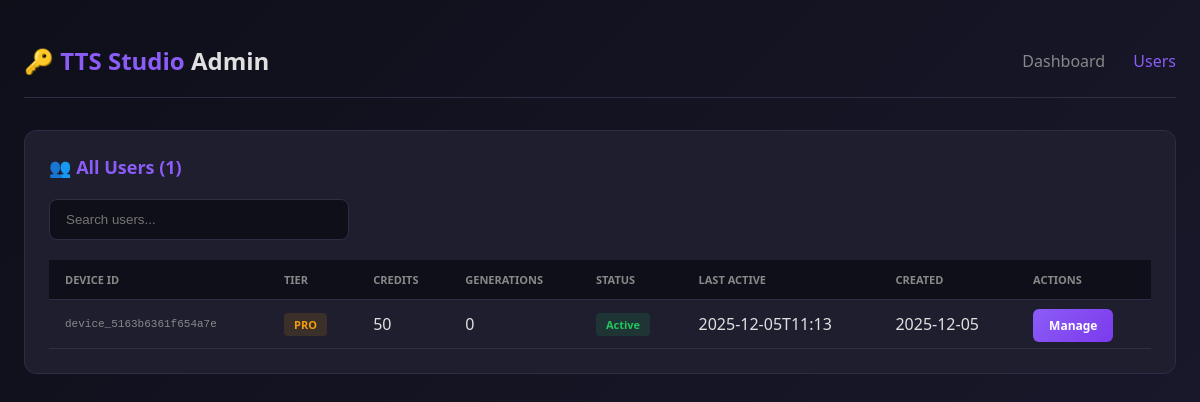
Screenshot of /admin/users with the database file from the repository.
### tables this page shows
CREATE TABLE licenses (
            device_id TEXT PRIMARY KEY,
            tier TEXT DEFAULT 'free',
            credits INTEGER DEFAULT 0,
            unlimited INTEGER DEFAULT 0,
            expires TEXT,
            daily_used INTEGER DEFAULT 0,
            daily_reset TEXT,
            coupon_used TEXT,
            suspended INTEGER DEFAULT 0,
            suspend_reason TEXT,
            total_generations INTEGER DEFAULT 0,
            last_active TEXT,
            created_at TEXT DEFAULT CURRENT_TIMESTAMP,
            updated_at TEXT DEFAULT CURRENT_TIMESTAMP
        );

### app.py (the view)
@app.route('/admin/users')
def admin_users():
    conn = get_db()
    cursor = conn.cursor()
    cursor.execute("SELECT * FROM licenses ORDER BY last_active DESC")
    users = cursor.fetchall()
    conn.close()
    return render_template('users.html', users=users)

### app.py (called while the page is built)
def get_db():
    conn = sqlite3.connect(DATABASE)
    conn.row_factory = sqlite3.Row
    return conn

### templates/users.html (shortened to what this page needs)
<!DOCTYPE html>
<html lang="en">
<head>
</head>
<body>
    <div class="container">
        <header>
            <div class="logo">🔑 TTS Studio <span>Admin</span></div>
            <nav>
                <a href="/">Dashboard</a>
                <a href="/admin/users" class="active">Users</a>
            </nav>
        </header>
        <div class="card">
            <h2>👥 All Users ({{ users|length }})</h2>
            <input type="text" class="search-box" placeholder="Search users..." id="search" onkeyup="filterTable()">
            <table id="users-table">
                <thead>
                    <tr>
                        <th>Device ID</th>
                        <th>Tier</th>
                        <th>Credits</th>
                        <th>Generations</th>
                        <th>Status</th>
                        <th>Last Active</th>
                        <th>Created</th>
                        <th>Actions</th>
                    </tr>
                </thead>
                <tbody>
                    {% for u in users %}
                    <tr>
                        <td class="device-id">{{ u.device_id }}</td>
                        <td>
                            {% if u.tier == 'pro' %}
                            <span class="badge badge-pro">{{ 'UNLIMITED' if u.unlimited else 'PRO' }}</span>
                            {% else %}
                            <span class="badge badge-free">Free</span>
                            {% endif %}
                        </td>
                        <td>{{ '∞' if u.unlimited else u.credits }}</td>
                        <td>{{ u.total_generations }}</td>
                        <td>
                            {% if u.suspended %}
                            <span class="badge badge-suspended">Suspended</span>
                            {% else %}
                            <span class="badge badge-active">Active</span>
                            {% endif %}
                        </td>
                        <td>{{ u.last_active[:16] if u.last_active else 'Never' }}</td>
                        <td>{{ u.created_at[:10] if u.created_at else 'N/A' }}</td>
                        <td><a href="/admin/user/{{ u.device_id }}" class="btn">Manage</a></td>
                    </tr>
                    {% endfor %}
                </tbody>
            </table>
        </div>
    </div>
</body>
</html>

### templates/users.html (style rules this page uses)
* { margin: 0; padding: 0; box-sizing: border-box; }
body { font-family: 'Segoe UI', system-ui, sans-serif; background: linear-gradient(135deg, #0f0f1a 0%, #1a1a2e 100%); color: #e0e0e0; min-height: 100vh; }
.container { max-width: 1400px; margin: 0 auto; padding: 24px; }
header { display: flex; justify-content: space-between; align-items: center; padding: 20px 0; border-bottom: 1px solid #2d2d44; margin-bottom: 32px; }
.logo { font-size: 24px; font-weight: 700; color: #8b5cf6; }
.logo span { color: #e0e0e0; }
nav a { color: #888; text-decoration: none; margin-left: 24px; font-weight: 500; }
nav a:hover, nav a.active { color: #8b5cf6; }
.card { background: #1e1e2f; border: 1px solid #2d2d44; border-radius: 12px; padding: 24px; }
.card h2 { font-size: 18px; margin-bottom: 20px; color: #8b5cf6; }
table { width: 100%; border-collapse: collapse; }
th, td { padding: 12px 16px; text-align: left; border-bottom: 1px solid #2d2d44; }
th { background: #0f0f1a; font-size: 11px; text-transform: uppercase; color: #888; }
.badge { display: inline-block; padding: 4px 10px; border-radius: 4px; font-size: 11px; font-weight: 600; }
.badge-active { background: #22c55e22; color: #22c55e; }
.badge-pro { background: #f59e0b22; color: #f59e0b; }
.btn { padding: 8px 16px; background: linear-gradient(135deg, #8b5cf6, #7c3aed); border: none; border-radius: 6px; color: white; font-weight: 600; font-size: 12px; cursor: pointer; text-decoration: none; }
.device-id { font-family: monospace; font-size: 11px; color: #888; }
.search-box { padding: 12px 16px; background: #0f0f1a; border: 1px solid #2d2d44; border-radius: 8px; color: #e0e0e0; width: 300px; margin-bottom: 20px; }

### rows the page displays
licenses: device_id "device_5163b6361f654a7e", unlimited "PRO", unlimited+credits "50", total_generations "0", suspended "Active", last_active "2025-12-05T11:13", created_at "2025-12-05"

### other values shown
{{ users|length }} "1"
